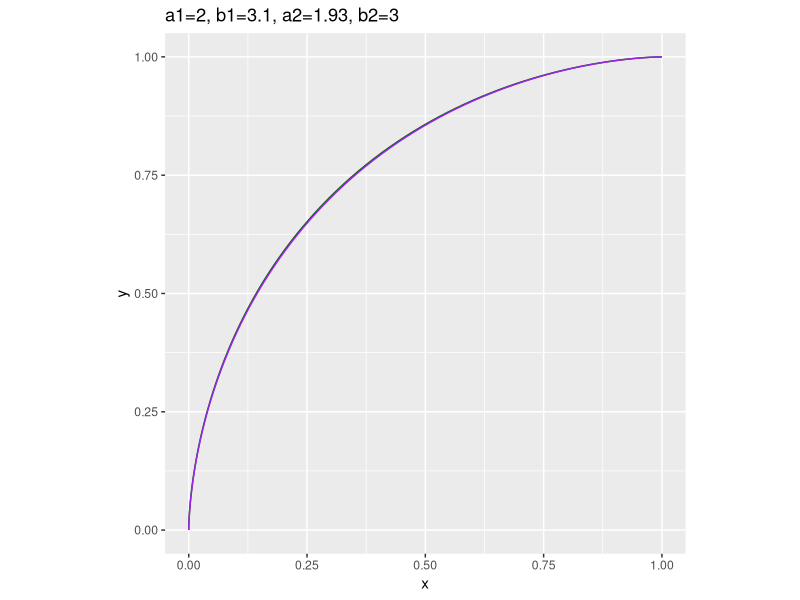
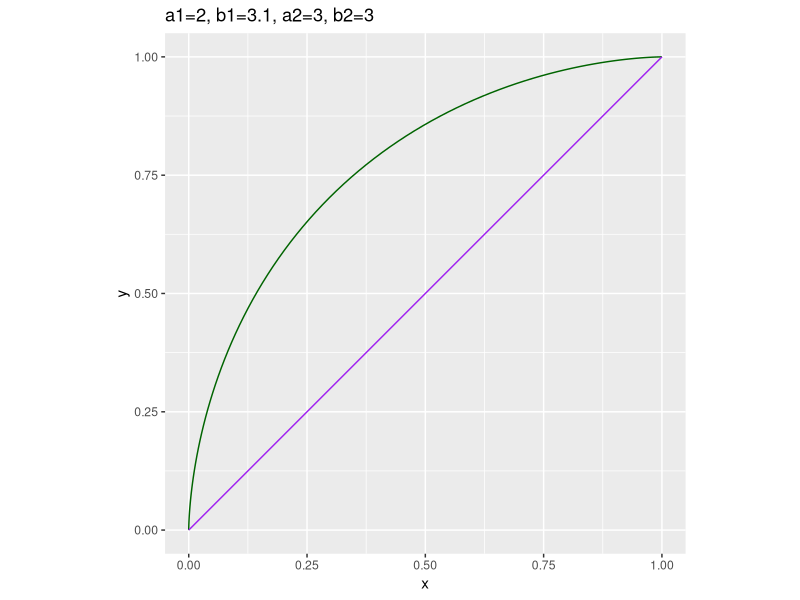
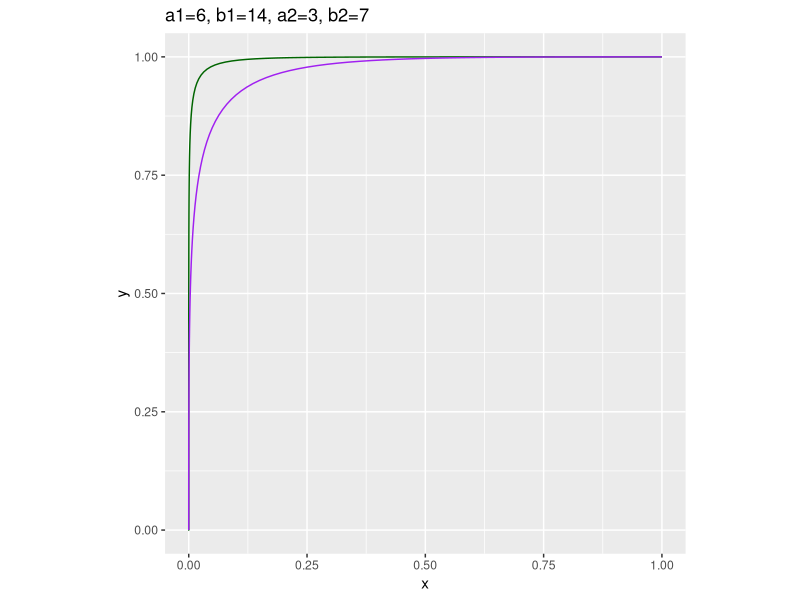
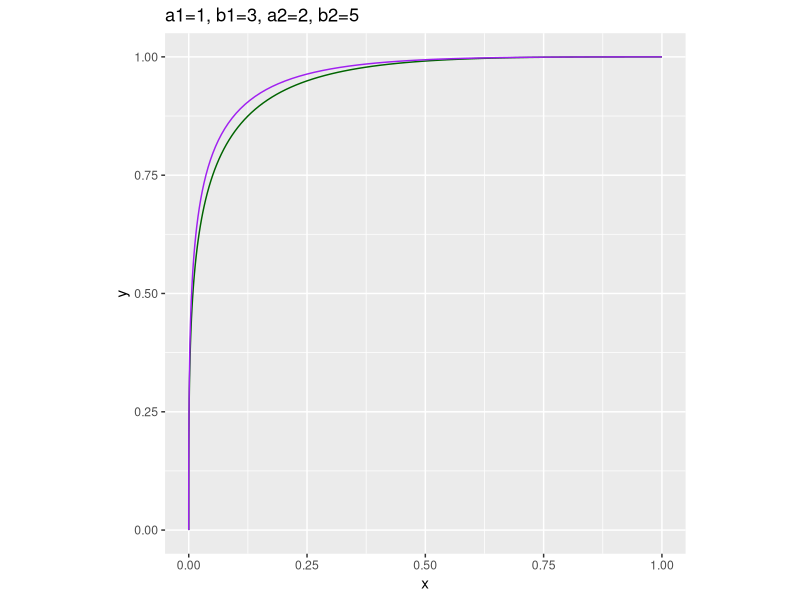

Generate these figures, in order, with R:
## ---- chunk 1
library(ggplot2)
## ---- chunk 2
mk_curve <- function(a, b) {
  d <- data.frame(
    t = seq(0, 1, length.out = 101)
  )
  d$x <- 1 - pbeta(d$t, shape1 = a, shape2 = b)
  d$y <- 1 - pbeta(d$t, shape1 = b, shape2 = a)
  d$a <- a
  d$b <- b
  d$what <- paste0('a=', a, ', b=', b)
  d
}

plot_curve_pair <- function(a1, b1, a2, b2) {
  d1 <- mk_curve(a1, b1)
  d2 <- mk_curve(a2, b2)
  
  ggplot() + 
    geom_line(data = d1,
              mapping = aes(x = x, y = y),
              color = 'DarkGreen') +
    geom_line(data = d2,
              mapping = aes(x = x, y = y),
              color = "Purple") + 
    theme(aspect.ratio = 1) +
    ggtitle(paste0(
      'a1=', a1,
      ', b1=', b1,
      ', a2=', a2,
      ', b2=', b2
    ))
}

plot_curve_pair(2, 3.1, 1.93, 3)


plot_curve_pair(2, 3.1, 3, 3)

plot_curve_pair(6, 14, 3, 7)

plot_curve_pair(1, 3, 2, 5)
